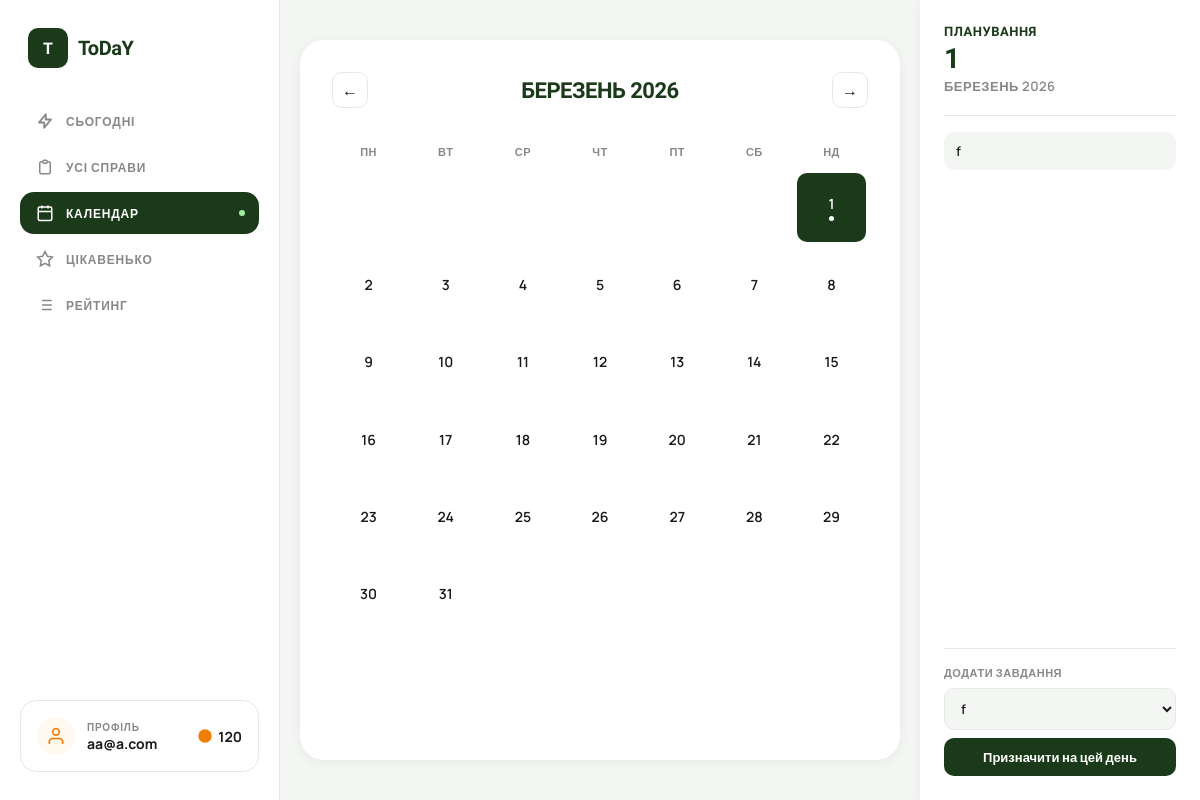
Page /calendar/?year=2026&month=3&date=2026-03-01 (signed in) on the committed database.
### users/models.py (models this page shows)
class User(AbstractUser):
    email = models.EmailField(unique=True)
    total_points = models.IntegerField(default=0)
    coins = models.IntegerField(default=100)  # added this for coin sysytem
    USERNAME_FIELD = "email"
    REQUIRED_FIELDS = ['username']

### tasks/models.py (models this page shows, shortened)
class Task(models.Model):
    user = models.ForeignKey(User, on_delete=models.CASCADE)
    title = models.CharField(max_length=255)
    category = models.ForeignKey(Category, null=True, blank=True, on_delete=models.SET_NULL)
    planned_date = models.DateField(
        default=timezone.localdate,
        null=True,
        blank=True
    )
    is_for_today = models.BooleanField(default=False)
    deadline_time = models.TimeField(default="23:59") # Непотрібен
    estimated_hours = models.FloatField(default=1)
    is_completed = models.BooleanField(default=False)
    order = models.IntegerField(default=0)
    created_at = models.DateTimeField(auto_now_add=True)
    completed_at = models.DateTimeField(null=True, blank=True)

### myapp/views.py (the view)
# urls.py: path('calendar/', calendar, name='calendar'),
@login_required
def calendar(request):
    today = date.today()
    year = int(request.GET.get('year', today.year))
    month = int(request.GET.get('month', today.month))
    selected_date_str = request.GET.get('date')
    if not selected_date_str:
        return redirect(f'/calendar/?year={today.year}&month={today.month}&date={today}')
    selected_date = None
    day_tasks = []
    try:
        selected_date = date.fromisoformat(selected_date_str)
        if selected_date == today:
            day_tasks = Task.objects.filter(
                user=request.user,
                is_completed=False
            ).filter(
                Q(is_for_today=True) | Q(planned_date=selected_date)
            )
        else:
            day_tasks = Task.objects.filter(
                user=request.user,
                planned_date=selected_date,
                is_completed=False
            )
    except ValueError:
        pass
    cal_matrix = cal.monthcalendar(year, month)
    if selected_date:
        if selected_date == today:
            all_tasks = Task.objects.filter(
                user=request.user,
                is_completed=False
            ).exclude(
                Q(is_for_today=True) | Q(planned_date=selected_date)
            )
        else:
            all_tasks = Task.objects.filter(
                user=request.user,
                is_completed=False
            ).exclude(planned_date=selected_date)
    else:
        all_tasks = Task.objects.filter(user=request.user, is_completed=False)
    busy_dates = set(
        Task.objects.filter(
            user=request.user,
            is_completed=False,
            planned_date__year=year,
            planned_date__month=month,
            planned_date__isnull=False
        ).values_list('planned_date__day', flat=True)
    )
    if year == today.year and month == today.month:
        has_today_tasks = Task.objects.filter(
            user=request.user,
            is_completed=False,
            is_for_today=True
        ).exists()
        if has_today_tasks:
            busy_dates.add(today.day)
    prev_month = month - 1 if month > 1 else 12
    prev_year = year if month > 1 else year - 1
    next_month = month + 1 if month < 12 else 1
    next_year = year if month < 12 else year + 1
    MONTHS_UK = ['','СІЧЕНЬ','ЛЮТИЙ','БЕРЕЗЕНЬ','КВІТЕНЬ','ТРАВЕНЬ','ЧЕРВЕНЬ',
                 'ЛИПЕНЬ','СЕРПЕНЬ','ВЕРЕСЕНЬ','ЖОВТЕНЬ','ЛИСТОПАД','ГРУДЕНЬ']
    return render(request, 'myapp/calendar.html', {
        'cal_matrix': cal_matrix,
        'year': year,
        'month': month,
        'month_name': MONTHS_UK[month],
        'selected_date': selected_date,
        'selected_date_str': selected_date_str,
        'day_tasks': day_tasks,
        'all_tasks': all_tasks,
        'busy_dates': busy_dates,
        'prev_month': prev_month,
        'prev_year': prev_year,
        'next_month': next_month,
        'next_year': next_year,
        'today': today,
        'day_names': ['ПН','ВТ','СР','ЧТ','ПТ','СБ','НД'],
    })

### myapp/templates/myapp/calendar.html (shortened to what this page needs)
{% load static %}
<!DOCTYPE html>
<html lang="uk">
<head>
<link rel="stylesheet" href="{% static 'myapp/css/menu.css' %}">
</head>
<body>
    <aside class="sidebar">
    <div class="logo">
        <div class="logo-icon">T</div>
        <div class="logo-text">ToDaY</div>
    </div>
    <a href="{% url 'tasks:today_tasks' %}" class="nav-label">
        <svg fill="none" viewBox="0 0 24 24" stroke="currentColor" stroke-width="2.5">
        <path stroke-linecap="round" stroke-linejoin="round" d="M13 10V3L4 14h7v7l9-11h-7z"/>
        </svg>
        СЬОГОДНІ
    </a>
    <a href="{% url 'tasks:task_list' %}" class="nav-label">
        <svg fill="none" viewBox="0 0 24 24" stroke="currentColor" stroke-width="2">
        <path stroke-linecap="round" stroke-linejoin="round" d="M9 5H7a2 2 0 00-2 2v12a2 2 0 002 2h10a2 2 0 002-2V7a2 2 0 00-2-2h-2M9 5a2 2 0 002 2h2a2 2 0 002-2M9 5a2 2 0 012-2h2a2 2 0 012 2"/>
        </svg>
        УСІ СПРАВИ
    </a>
    <label class="nav-label chosen">
        <svg fill="none" viewBox="0 0 24 24" stroke="currentColor" stroke-width="2">
        <rect x="3" y="4" width="18" height="18" rx="2" ry="2"/>
        <line x1="16" y1="2" x2="16" y2="6"/><line x1="8" y1="2" x2="8" y2="6"/>
        <line x1="3" y1="10" x2="21" y2="10"/>
        </svg>
        КАЛЕНДАР
        <span class="nav-dot"></span>
    </label>
    <a href="{% url 'myapp:interesting' %}" class="nav-label">
        <svg fill="none" viewBox="0 0 24 24" stroke="currentColor" stroke-width="2">
        <polygon points="12 2 15.09 8.26 22 9.27 17 14.14 18.18 21.02 12 17.77 5.82 21.02 7 14.14 2 9.27 8.91 8.26 12 2"/>
        </svg>
        ЦІКАВЕНЬКО
    </a>
    <a href="{% url 'rating:my_rating' %}" class="nav-label" >
    <svg fill="none" viewBox="0 0 24 24" stroke="currentColor" stroke-width="2">
        <path d="M8 6h13M8 12h13M8 18h13M3 6h.01M3 12h.01M3 18h.01"/>
    </svg>
    РЕЙТИНГ
    </a>
    <div class="sidebar-spacer"></div>
    <a href="{% url 'myapp:profile' %}" class="profile-card" style="text-decoration: none; color: inherit; display: flex;">
        <div class="profile-avatar">
        <svg width="20" height="20" fill="none" viewBox="0 0 24 24" stroke="currentColor" stroke-width="2">
            <path stroke-linecap="round" stroke-linejoin="round" d="M20 21v-2a4 4 0 00-4-4H8a4 4 0 00-4 4v2"/>
            <circle cx="12" cy="7" r="4"/>
        </svg>
        </div>
        <div class="profile-info">
        <div class="profile-label">Профіль</div>
        <div class="profile-name">{{ request.user.username }}</div>
        </div>
        <div class="coins">
        <svg width="16" height="16" fill="currentColor" viewBox="0 0 24 24" style="color:var(--orange)">
            <circle cx="12" cy="12" r="10"/>
        </svg>
        {{ request.user.coins|default:0 }}
        </div>
    </a>
    </aside>
<div class="cal-main">
  <div class="cal-header">
    <a href="?year={{ prev_year }}&month={{ prev_month }}{% if selected_date_str %}&date={{ selected_date_str }}{% endif %}" class="cal-nav-btn">←</a>
    <div class="cal-month-title">{{ month_name }} {{ year }}</div>
    <a href="?year={{ next_year }}&month={{ next_month }}{% if selected_date_str %}&date={{ selected_date_str }}{% endif %}" class="cal-nav-btn">→</a>
  </div>
  <div class="cal-grid">
    {% for name in day_names %}
      <div class="cal-day-name">{{ name }}</div>
    {% endfor %}
    {% for week in cal_matrix %}
      {% for day in week %}
        {% if day == 0 %}
          <div class="cal-day empty"></div>
        {% else %}
          <a href="?year={{ year }}&month={{ month }}&date={{ year }}-{{ month|stringformat:'02d' }}-{{ day|stringformat:'02d' }}"
             class="cal-day
             {% if selected_date and selected_date.day == day and selected_date.month == month and selected_date.year == year %}selected{% endif %}
             {% if today.day == day and today.month == month and today.year == year %}today{% endif %}">
            {{ day }}
            {% if day in busy_dates %}<span class="day-dot"></span>{% endif %}
          </a>
        {% endif %}
      {% endfor %}
    {% endfor %}
  </div>
</div>
<div class="cal-sidebar">
  <div class="plan-card">
    <div class="plan-title">ПЛАНУВАННЯ</div>
    {% if selected_date %}
      <div class="plan-selected-date">{{ selected_date.day }}</div>
      <div class="plan-selected-month">{{ month_name }} {{ year }}</div>
      <div class="plan-divider"></div>
      {% if day_tasks %}
        {% for task in day_tasks %}
          <div class="task-item" style="display: flex; align-items: center; justify-content: space-between;">
            {{ task.title }}
          </div>
        {% endfor %}
      {% else %}
        <div class="plan-empty">Завдань на цей день немає</div>
      {% endif %}
      {% if all_tasks %}
        <div class="assign-form">
          <div class="assign-label">Додати завдання</div>
          <form method="POST" action="{% url 'tasks:assign_to_date' %}">
            <select name="task_id_select">
              {% for task in all_tasks %}
                <option value="{{ task.id }}">
                  {{ task.title }}{% if task.planned_date == today %} (вже на сьогодні){% elif task.is_for_today and not task.planned_date %} (вже на сьогодні){% elif task.planned_date %} (вже на {{ task.planned_date }}){% endif %}
                </option>
              {% endfor %}
            </select>
            <button type="submit" class="assign-btn">Призначити на цей день</button>
          </form>
        </div>
      {% endif %}
    {% else %}
      <div class="plan-subtitle">Оберіть день</div>
      <div class="plan-empty">Натисніть на день щоб обрати</div>
    {% endif %}
  </div>
</div>
</body>
</html>

### myapp/static/myapp/css/menu.css (style rules this page uses)
:root { --green-dark: #1a3a1a; --green-mid: #2d5a2d; --green-accent: #3d7a3d; --orange: #f07c00; --orange-light: #ff9a1f; --purple: #6b0f4e; --bg: #f4f6f4; --card-bg: #ffffff; --text-dark: #1a1a1a; --text-muted: #888; --border: #e8e8e8; }
* { margin: 0; padding: 0; box-sizing: border-box; }
body { font-family: 'Manrope', sans-serif; background: var(--bg); display: flex; height: 100vh; overflow: hidden; color: var(--text-dark); }
.sidebar { width: 280px; flex-shrink: 0; background: hsl(0, 0%, 100%); border-right: 1px solid var(--border); display: flex; flex-direction: column; padding: 28px 20px; gap: 4px; position: sticky; top: 0; height: 100vh; }
.logo { display: flex; align-items: center; gap: 10px; padding: 0 8px; margin-bottom: 28px; }
.logo-icon { width: 40px; height: 40px; background: var(--green-dark); border-radius: 10px; display: flex; align-items: center; justify-content: center; color: white; font-family: 'Unbounded', sans-serif; font-weight: 900; font-size: 16px; }
.logo-text { font-family: 'Unbounded', sans-serif; font-weight: 700; font-size: 20px; color: var(--green-dark); letter-spacing: -0.5px; }
.nav-label { text-decoration: none; display: flex; align-items: center; gap: 12px; padding: 12px 16px; border-radius: 14px; cursor: pointer; color: #888; font-size: 12px; font-weight: 700; letter-spacing: 0.8px; text-transform: uppercase; transition: all 0.2s; position: relative; user-select: none; }
.sidebar .chosen { background: var(--green-dark); color: white; border-radius: 14px; position: relative; transition: background 0.2s, color 0.2s; }
.sidebar .chosen svg { stroke: white; }
.sidebar .chosen .nav-dot { display: block; background: #a0f0a0; }
.nav-dot { display: none; width: 6px; height: 6px; background: #7fff7f; border-radius: 50%; position: absolute; right: 14px; }
.nav-label svg { width: 18px; height: 18px; flex-shrink: 0; }
.sidebar-spacer { flex: 1; }
.profile-card { background: white; border-radius: 16px; padding: 16px; display: flex; align-items: center; gap: 12px; border: 1px solid var(--border); }
.profile-avatar { width: 38px; height: 38px; border-radius: 50%; background: #fff9ef; display: flex; align-items: center; justify-content: center; color: var(--orange); flex-shrink: 0; }
.profile-info { flex: 1; }
.profile-label { font-size: 10px; letter-spacing: 0.8px; text-transform: uppercase; color: var(--text-muted); font-weight: 700; }
.profile-name { font-size: 14px; font-weight: 700; color: var(--text-dark); }
.coins { display: flex; align-items: center; gap: 5px; font-weight: 700; font-size: 14px; color: var(--text-dark); }
.coins svg { color: white; }

### rows in the picture
User: user.username "aa@a.com", user.coins "120"
Task: title "f"

### other values in the picture
{{ month_name }} "БЕРЕЗЕНЬ"
{{ year }} "2026"
{{ name }} "ПН" "ВТ" "СР" "ЧТ" "ПТ" "СБ" "НД"
{{ day }} "1" "2" "3" "4" "5" "6" "7" "8" "9" "10" "11" "12" "13" "14" "15" "16" "17" "18" "19" "20" "21" "22" "23" "24" "25" "26" "27" "28" "29" "30" "31"
{{ selected_date.day }} "1"
form field task_id_select "f"
